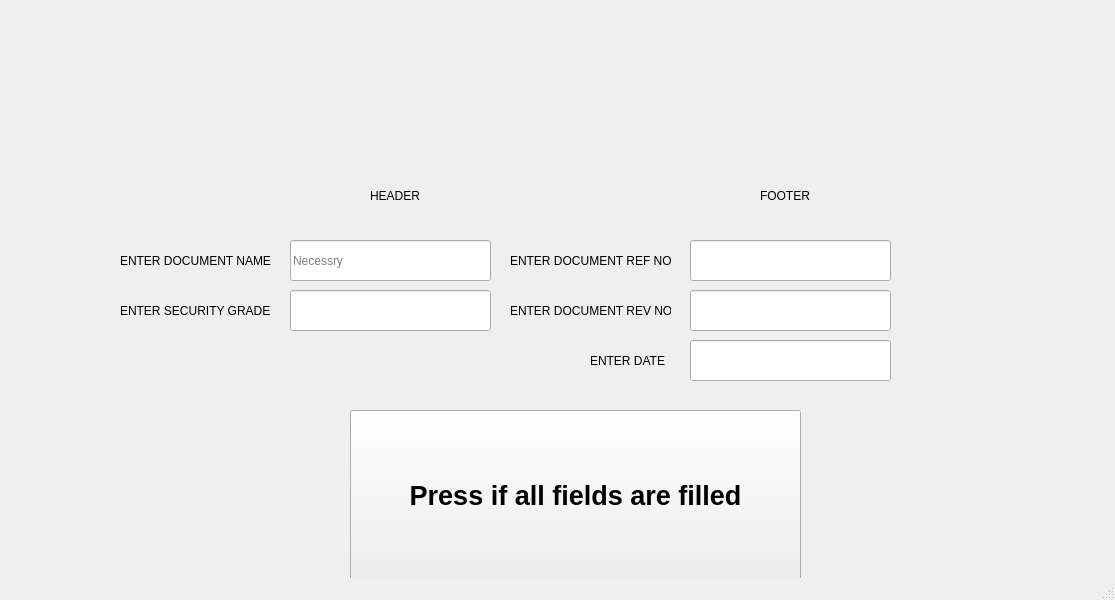
<?xml version="1.0" encoding="UTF-8"?>
<ui version="4.0">
 <class>MainWindow</class>
 <widget class="QMainWindow" name="MainWindow">
  <property name="geometry">
   <rect>
    <x>0</x>
    <y>0</y>
    <width>1115</width>
    <height>600</height>
   </rect>
  </property>
  <property name="windowTitle">
   <string>MainWindow</string>
  </property>
  <widget class="QWidget" name="centralwidget">
   <widget class="QPushButton" name="pushButton_HdrFtr">
    <property name="geometry">
     <rect>
      <x>350</x>
      <y>410</y>
      <width>451</width>
      <height>171</height>
     </rect>
    </property>
    <property name="font">
     <font>
      <pointsize>20</pointsize>
      <weight>75</weight>
      <bold>true</bold>
     </font>
    </property>
    <property name="text">
     <string>Press if all fields are filled</string>
    </property>
   </widget>
   <widget class="QLineEdit" name="lineEdit_DocRev">
    <property name="geometry">
     <rect>
      <x>690</x>
      <y>290</y>
      <width>201</width>
      <height>41</height>
     </rect>
    </property>
   </widget>
   <widget class="QLabel" name="label_3">
    <property name="geometry">
     <rect>
      <x>120</x>
      <y>250</y>
      <width>151</width>
      <height>21</height>
     </rect>
    </property>
    <property name="text">
     <string>ENTER DOCUMENT NAME</string>
    </property>
   </widget>
   <widget class="QLabel" name="label_8">
    <property name="geometry">
     <rect>
      <x>370</x>
      <y>170</y>
      <width>51</width>
      <height>51</height>
     </rect>
    </property>
    <property name="text">
     <string>HEADER</string>
    </property>
   </widget>
   <widget class="QLabel" name="label_5">
    <property name="geometry">
     <rect>
      <x>510</x>
      <y>300</y>
      <width>161</width>
      <height>21</height>
     </rect>
    </property>
    <property name="text">
     <string>ENTER DOCUMENT REV NO</string>
    </property>
   </widget>
   <widget class="QLabel" name="label_4">
    <property name="geometry">
     <rect>
      <x>120</x>
      <y>300</y>
      <width>151</width>
      <height>21</height>
     </rect>
    </property>
    <property name="text">
     <string>ENTER SECURITY GRADE</string>
    </property>
   </widget>
   <widget class="QLineEdit" name="lineEdit_SGrade">
    <property name="geometry">
     <rect>
      <x>290</x>
      <y>290</y>
      <width>201</width>
      <height>41</height>
     </rect>
    </property>
   </widget>
   <widget class="QLineEdit" name="lineEdit_DocRef">
    <property name="geometry">
     <rect>
      <x>690</x>
      <y>240</y>
      <width>201</width>
      <height>41</height>
     </rect>
    </property>
    <property name="text">
     <string/>
    </property>
   </widget>
   <widget class="QLabel" name="label_9">
    <property name="geometry">
     <rect>
      <x>760</x>
      <y>170</y>
      <width>51</width>
      <height>51</height>
     </rect>
    </property>
    <property name="text">
     <string>FOOTER</string>
    </property>
   </widget>
   <widget class="QLineEdit" name="lineEdit_DocName">
    <property name="geometry">
     <rect>
      <x>290</x>
      <y>240</y>
      <width>201</width>
      <height>41</height>
     </rect>
    </property>
    <property name="placeholderText">
     <string extracomment="if not then default be set">Necessry</string>
    </property>
   </widget>
   <widget class="QLabel" name="label_7">
    <property name="geometry">
     <rect>
      <x>510</x>
      <y>250</y>
      <width>161</width>
      <height>21</height>
     </rect>
    </property>
    <property name="text">
     <string>ENTER DOCUMENT REF NO</string>
    </property>
   </widget>
   <widget class="QLineEdit" name="lineEdit_DocDate">
    <property name="geometry">
     <rect>
      <x>690</x>
      <y>340</y>
      <width>201</width>
      <height>41</height>
     </rect>
    </property>
   </widget>
   <widget class="QLabel" name="label_6">
    <property name="geometry">
     <rect>
      <x>590</x>
      <y>350</y>
      <width>81</width>
      <height>21</height>
     </rect>
    </property>
    <property name="text">
     <string>ENTER DATE</string>
    </property>
   </widget>
  </widget>
  <widget class="QMenuBar" name="menubar">
   <property name="geometry">
    <rect>
     <x>0</x>
     <y>0</y>
     <width>1115</width>
     <height>26</height>
    </rect>
   </property>
  </widget>
  <widget class="QStatusBar" name="statusbar"/>
 </widget>
 <resources/>
 <connections/>
</ui>
